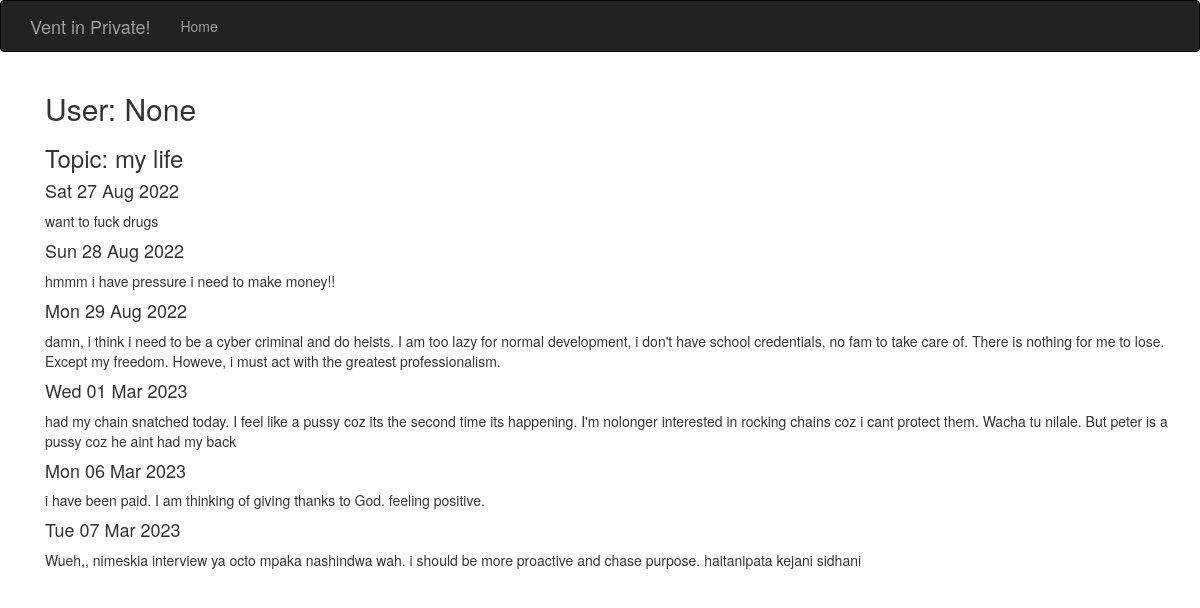
Screenshot of /show_thoughts/23&my life with the database file from the repository.
### model.py (models this page shows, shortened)
class Thought(db.Model):
    __tablename__ = 'thoughts'
    id = db.Column(db.Integer, primary_key=True)
    content = db.Column(db.String(200), nullable=False)
    date_created = db.Column(db.DateTime, default=datetime.utcnow)
    topic_id = db.Column(db.Integer, db.ForeignKey('topics.id'))

### app.py (the view)
@app.route('/show_thoughts/<int:id>&<string:topic_name>')
def show_topic(id,topic_name):
    thoughts = Thought.query.filter_by(topic_id=id).all()
    return render_template('thought.html', thoughts=thoughts, topic_name=topic_name,name=session.get('name'))

### templates/thought.html
{% extends 'base.html'%}
{% block page_content%}
    <div class="container">
        <h2>User: {{name}}</h2>
        <h3>Topic: {{topic_name}}</h3>
        {% for thought in thoughts%}
        <div class="thought_item">
            <h4>{{thought.date_created.strftime("%a %d %b %Y")}}</h4>
            <p>
                {{thought.content}}
            </p>
        </div>
        {% endfor %}
    </div>
{% endblock %}

### rows the page displays
Thought: date_created "Sat 27 Aug 2022", content "want to fuck drugs"
Thought: date_created "Sun 28 Aug 2022", content "hmmm i have pressure i need to make money!!"
Thought: date_created "Mon 29 Aug 2022", content "damn, i think i need to be a cyber criminal and do heists. I am too lazy for normal development, i don't have school credentials, no fam to take care of. There is nothing for me to lose. Except my freedom. Howeve, i must act with the greatest professionalism."
Thought: date_created "Wed 01 Mar 2023", content "had my chain snatched today. I feel like a pussy coz its the second time its happening. I'm nolonger interested in rocking chains coz i cant protect them. Wacha tu nilale. But peter is a pussy coz he aint had my back"
Thought: date_created "Mon 06 Mar 2023", content "i have been paid. I am thinking of giving thanks to God. feeling positive."
Thought: date_created "Tue 07 Mar 2023", content "Wueh,, nimeskia interview ya octo mpaka nashindwa wah. i should be more proactive and chase purpose. haitanipata kejani sidhani"

### other values shown
{{ name }} "None"
{{ topic_name }} "my life"
